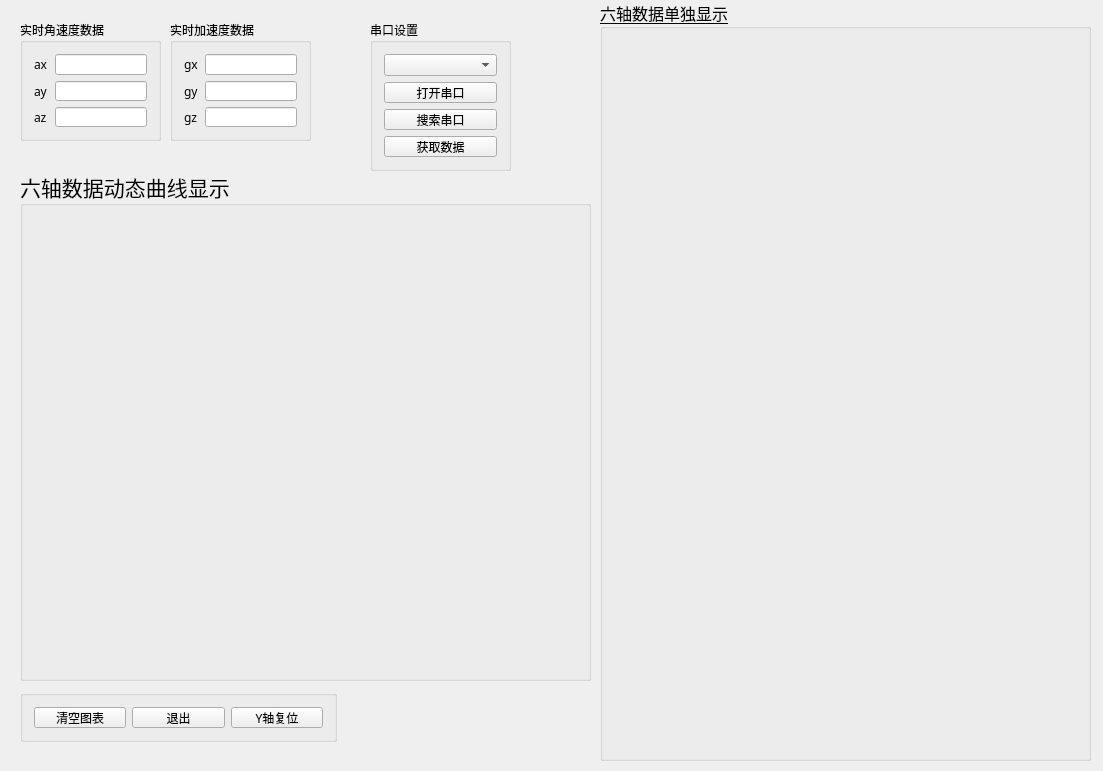
<?xml version="1.0" encoding="UTF-8"?>
<ui version="4.0">
 <class>Widget</class>
 <widget class="QWidget" name="Widget">
  <property name="geometry">
   <rect>
    <x>0</x>
    <y>0</y>
    <width>1103</width>
    <height>771</height>
   </rect>
  </property>
  <property name="sizePolicy">
   <sizepolicy hsizetype="Expanding" vsizetype="Expanding">
    <horstretch>0</horstretch>
    <verstretch>0</verstretch>
   </sizepolicy>
  </property>
  <property name="minimumSize">
   <size>
    <width>584</width>
    <height>562</height>
   </size>
  </property>
  <property name="font">
   <font>
    <underline>true</underline>
   </font>
  </property>
  <property name="windowTitle">
   <string>Widget</string>
  </property>
  <widget class="QGroupBox" name="groupBox">
   <property name="geometry">
    <rect>
     <x>20</x>
     <y>20</y>
     <width>141</width>
     <height>121</height>
    </rect>
   </property>
   <property name="font">
    <font>
     <family>楷体</family>
     <underline>false</underline>
    </font>
   </property>
   <property name="title">
    <string>实时角速度数据</string>
   </property>
   <layout class="QGridLayout" name="gridLayout_4">
    <item row="1" column="1">
     <widget class="QLineEdit" name="line_ay"/>
    </item>
    <item row="0" column="0">
     <widget class="QLabel" name="lab_Humi">
      <property name="font">
       <font>
        <underline>false</underline>
       </font>
      </property>
      <property name="text">
       <string>ax</string>
      </property>
     </widget>
    </item>
    <item row="1" column="0">
     <widget class="QLabel" name="lab_Temp">
      <property name="font">
       <font>
        <underline>false</underline>
       </font>
      </property>
      <property name="text">
       <string>ay</string>
      </property>
     </widget>
    </item>
    <item row="0" column="1">
     <widget class="QLineEdit" name="line_ax"/>
    </item>
    <item row="2" column="0">
     <widget class="QLabel" name="lab_Max">
      <property name="sizePolicy">
       <sizepolicy hsizetype="Expanding" vsizetype="Expanding">
        <horstretch>0</horstretch>
        <verstretch>0</verstretch>
       </sizepolicy>
      </property>
      <property name="font">
       <font>
        <underline>false</underline>
       </font>
      </property>
      <property name="text">
       <string>az</string>
      </property>
     </widget>
    </item>
    <item row="2" column="1">
     <widget class="QLineEdit" name="line_az"/>
    </item>
   </layout>
  </widget>
  <widget class="QGroupBox" name="groupBox_2">
   <property name="geometry">
    <rect>
     <x>370</x>
     <y>20</y>
     <width>141</width>
     <height>151</height>
    </rect>
   </property>
   <property name="sizePolicy">
    <sizepolicy hsizetype="Expanding" vsizetype="Preferred">
     <horstretch>0</horstretch>
     <verstretch>0</verstretch>
    </sizepolicy>
   </property>
   <property name="font">
    <font>
     <family>楷体</family>
     <underline>false</underline>
    </font>
   </property>
   <property name="title">
    <string>串口设置</string>
   </property>
   <layout class="QGridLayout" name="gridLayout_2">
    <item row="0" column="0">
     <widget class="QComboBox" name="comboBox"/>
    </item>
    <item row="1" column="0">
     <widget class="QPushButton" name="btn_open_port">
      <property name="font">
       <font>
        <underline>false</underline>
       </font>
      </property>
      <property name="text">
       <string>打开串口</string>
      </property>
     </widget>
    </item>
    <item row="2" column="0">
     <widget class="QPushButton" name="btn_search_port">
      <property name="font">
       <font>
        <underline>false</underline>
       </font>
      </property>
      <property name="text">
       <string>搜索串口</string>
      </property>
     </widget>
    </item>
    <item row="3" column="0">
     <widget class="QPushButton" name="pushButton_4">
      <property name="text">
       <string>获取数据</string>
      </property>
     </widget>
    </item>
   </layout>
  </widget>
  <widget class="QGroupBox" name="groupBox_3">
   <property name="geometry">
    <rect>
     <x>20</x>
     <y>170</y>
     <width>571</width>
     <height>511</height>
    </rect>
   </property>
   <property name="sizePolicy">
    <sizepolicy hsizetype="Expanding" vsizetype="Expanding">
     <horstretch>0</horstretch>
     <verstretch>0</verstretch>
    </sizepolicy>
   </property>
   <property name="font">
    <font>
     <family>华文行楷</family>
     <pointsize>16</pointsize>
     <underline>false</underline>
    </font>
   </property>
   <property name="title">
    <string>六轴数据动态曲线显示</string>
   </property>
   <layout class="QGridLayout" name="gridLayout_3">
    <item row="0" column="0">
     <widget class="QCustomPlot" name="widget_plot" native="true">
      <property name="sizePolicy">
       <sizepolicy hsizetype="Expanding" vsizetype="Expanding">
        <horstretch>0</horstretch>
        <verstretch>0</verstretch>
       </sizepolicy>
      </property>
     </widget>
    </item>
   </layout>
  </widget>
  <widget class="QGroupBox" name="groupBox_4">
   <property name="geometry">
    <rect>
     <x>20</x>
     <y>690</y>
     <width>317</width>
     <height>52</height>
    </rect>
   </property>
   <property name="sizePolicy">
    <sizepolicy hsizetype="Expanding" vsizetype="Expanding">
     <horstretch>0</horstretch>
     <verstretch>0</verstretch>
    </sizepolicy>
   </property>
   <property name="font">
    <font>
     <underline>false</underline>
    </font>
   </property>
   <property name="title">
    <string/>
   </property>
   <layout class="QGridLayout" name="gridLayout">
    <item row="0" column="0">
     <widget class="QPushButton" name="pushButton_2">
      <property name="sizePolicy">
       <sizepolicy hsizetype="Minimum" vsizetype="Expanding">
        <horstretch>0</horstretch>
        <verstretch>0</verstretch>
       </sizepolicy>
      </property>
      <property name="font">
       <font>
        <family>楷体</family>
        <underline>false</underline>
       </font>
      </property>
      <property name="text">
       <string>清空图表</string>
      </property>
     </widget>
    </item>
    <item row="0" column="1">
     <widget class="QPushButton" name="pushButton">
      <property name="sizePolicy">
       <sizepolicy hsizetype="Minimum" vsizetype="Expanding">
        <horstretch>0</horstretch>
        <verstretch>0</verstretch>
       </sizepolicy>
      </property>
      <property name="font">
       <font>
        <family>楷体</family>
        <underline>false</underline>
       </font>
      </property>
      <property name="text">
       <string>退出</string>
      </property>
     </widget>
    </item>
    <item row="0" column="2">
     <widget class="QPushButton" name="pushButton_3">
      <property name="font">
       <font>
        <family>楷体</family>
       </font>
      </property>
      <property name="text">
       <string>Y轴复位</string>
      </property>
     </widget>
    </item>
   </layout>
  </widget>
  <widget class="QGroupBox" name="groupBox_5">
   <property name="geometry">
    <rect>
     <x>600</x>
     <y>0</y>
     <width>491</width>
     <height>761</height>
    </rect>
   </property>
   <property name="font">
    <font>
     <family>楷体</family>
     <pointsize>12</pointsize>
    </font>
   </property>
   <property name="title">
    <string>六轴数据单独显示</string>
   </property>
   <layout class="QGridLayout" name="gridLayout_5">
    <item row="0" column="0">
     <widget class="QCustomPlot" name="widget_plot_2" native="true">
      <property name="sizePolicy">
       <sizepolicy hsizetype="Expanding" vsizetype="Expanding">
        <horstretch>0</horstretch>
        <verstretch>0</verstretch>
       </sizepolicy>
      </property>
     </widget>
    </item>
    <item row="1" column="0">
     <widget class="QCustomPlot" name="widget_plot_3" native="true">
      <property name="sizePolicy">
       <sizepolicy hsizetype="Expanding" vsizetype="Expanding">
        <horstretch>0</horstretch>
        <verstretch>0</verstretch>
       </sizepolicy>
      </property>
     </widget>
    </item>
    <item row="2" column="0">
     <widget class="QCustomPlot" name="widget_plot_4" native="true">
      <property name="sizePolicy">
       <sizepolicy hsizetype="Expanding" vsizetype="Expanding">
        <horstretch>0</horstretch>
        <verstretch>0</verstretch>
       </sizepolicy>
      </property>
     </widget>
    </item>
    <item row="3" column="0">
     <widget class="QCustomPlot" name="widget_plot_5" native="true">
      <property name="sizePolicy">
       <sizepolicy hsizetype="Expanding" vsizetype="Expanding">
        <horstretch>0</horstretch>
        <verstretch>0</verstretch>
       </sizepolicy>
      </property>
     </widget>
    </item>
    <item row="4" column="0">
     <widget class="QCustomPlot" name="widget_plot_6" native="true">
      <property name="sizePolicy">
       <sizepolicy hsizetype="Expanding" vsizetype="Expanding">
        <horstretch>0</horstretch>
        <verstretch>0</verstretch>
       </sizepolicy>
      </property>
     </widget>
    </item>
    <item row="5" column="0">
     <widget class="QCustomPlot" name="widget_plot_7" native="true">
      <property name="sizePolicy">
       <sizepolicy hsizetype="Expanding" vsizetype="Expanding">
        <horstretch>0</horstretch>
        <verstretch>0</verstretch>
       </sizepolicy>
      </property>
     </widget>
    </item>
   </layout>
  </widget>
  <widget class="QGroupBox" name="groupBox_6">
   <property name="geometry">
    <rect>
     <x>170</x>
     <y>20</y>
     <width>141</width>
     <height>121</height>
    </rect>
   </property>
   <property name="font">
    <font>
     <family>楷体</family>
     <underline>false</underline>
    </font>
   </property>
   <property name="title">
    <string>实时加速度数据</string>
   </property>
   <layout class="QGridLayout" name="gridLayout_6">
    <item row="0" column="0">
     <widget class="QLabel" name="lab_Humi_2">
      <property name="font">
       <font>
        <underline>false</underline>
       </font>
      </property>
      <property name="text">
       <string>gx</string>
      </property>
     </widget>
    </item>
    <item row="1" column="1">
     <widget class="QLineEdit" name="line_gy"/>
    </item>
    <item row="2" column="0">
     <widget class="QLabel" name="lab_Max_2">
      <property name="sizePolicy">
       <sizepolicy hsizetype="Expanding" vsizetype="Expanding">
        <horstretch>0</horstretch>
        <verstretch>0</verstretch>
       </sizepolicy>
      </property>
      <property name="font">
       <font>
        <underline>false</underline>
       </font>
      </property>
      <property name="text">
       <string>gz</string>
      </property>
     </widget>
    </item>
    <item row="1" column="0">
     <widget class="QLabel" name="lab_Temp_2">
      <property name="font">
       <font>
        <underline>false</underline>
       </font>
      </property>
      <property name="text">
       <string>gy</string>
      </property>
     </widget>
    </item>
    <item row="2" column="1">
     <widget class="QLineEdit" name="line_gz"/>
    </item>
    <item row="0" column="1">
     <widget class="QLineEdit" name="line_gx"/>
    </item>
   </layout>
  </widget>
 </widget>
 <layoutdefault spacing="6" margin="11"/>
 <customwidgets>
  <customwidget>
   <class>QCustomPlot</class>
   <extends>QWidget</extends>
   <header location="global">qcustomplot.h</header>
   <container>1</container>
  </customwidget>
 </customwidgets>
 <resources/>
 <connections/>
</ui>
